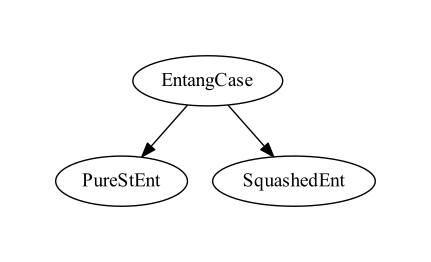

This figure's Python source:
import pyclbr
import os
import pprint as pp
import networkx as nx
import graphviz as gv
from shutil import copyfile

"""
The purpose of this script is to generate a file called classgraph.pdf 
with the class graph for entanglish. The script also generates a file called 
classgraph_orphans.html that lists the orphan classes. Orphan classes (i.e., 
classes with no parents or children) don't show up in classgraph.pdf. 
"""


# create cl_to_parents: dict[str, list[str]]
cl_to_parents = {}

dir_whitelist = [
    "./"
    ]
file_blacklist = [
    '__init__.py',
    'run_all_nb.py',
    'run_all_py.py',
    'classgraph.py'
]
for dir_name in dir_whitelist:
    for fname in os.listdir(dir_name):
        if fname[-3:] == '.py' and fname not in file_blacklist:
            # print("mmmnnnn", dir_name, fname)
            cl_to_data = pyclbr.readmodule(fname[:-3],
                        [os.path.abspath(dir_name)])
            for cl_name, cl_desc in cl_to_data.items():
                if os.path.basename(cl_desc.file) != fname:
                    continue
                pa_list = [x.name for x in cl_desc.super]
                cl_to_parents[cl_name] = pa_list
pp.pprint(cl_to_parents)

# create nx graph and orphans list from cl_to_parents
nx_graph = nx.DiGraph()
roots = []
for nd, pa_list in cl_to_parents.items():
    for pa in pa_list:
        nx_graph.add_edge(pa, nd)
    if not pa_list:
        roots.append(nd)
orphans = []
for nd in roots:
    if nd not in nx_graph:
        orphans.append(nd)
orphans.sort()

# write dot file from nx_graph
nom = 'classgraph'
dot_name = nom + '.dot'
nx.nx_pydot.write_dot(nx_graph, dot_name)

# write pdf file from dot file
with open(dot_name, 'r') as fi:
    src = gv.Source(fi.read())
src.render(dot_name, view=False, format='pdf')
pdf_name = nom + '.pdf'
copyfile(dot_name + '.pdf', pdf_name)
os.remove(dot_name + '.pdf')

# write txt file listing orphans (not shown in classgraph)
orp_name = 'classgraph_orphans.html'
with open(orp_name, 'w') as fi:
    fi.write('<html><body>\n')
    fi.write('<ol>\n')
    for nd in orphans:
        fi.write('<li>' + nd + '\n')
    fi.write('</ol>\n')
    fi.write('</body></html>')
